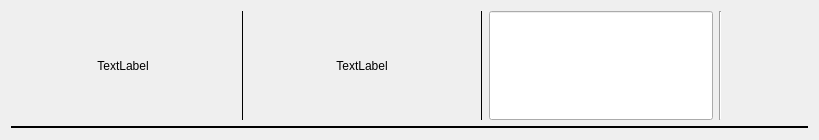
<?xml version="1.0" encoding="UTF-8"?>
<ui version="4.0">
 <class>OCR_Data_Item</class>
 <widget class="QWidget" name="OCR_Data_Item">
  <property name="geometry">
   <rect>
    <x>0</x>
    <y>0</y>
    <width>819</width>
    <height>140</height>
   </rect>
  </property>
  <property name="windowTitle">
   <string>Form</string>
  </property>
  <layout class="QVBoxLayout" name="verticalLayout">
   <item>
    <layout class="QHBoxLayout" name="horizontalLayout">
     <item>
      <widget class="QLabel" name="tag_lab">
       <property name="text">
        <string>TextLabel</string>
       </property>
       <property name="alignment">
        <set>Qt::AlignCenter</set>
       </property>
      </widget>
     </item>
     <item>
      <widget class="Line" name="line">
       <property name="frameShadow">
        <enum>QFrame::Plain</enum>
       </property>
       <property name="orientation">
        <enum>Qt::Vertical</enum>
       </property>
      </widget>
     </item>
     <item>
      <widget class="QLabel" name="crop_image_lab">
       <property name="text">
        <string>TextLabel</string>
       </property>
       <property name="alignment">
        <set>Qt::AlignCenter</set>
       </property>
      </widget>
     </item>
     <item>
      <widget class="Line" name="line_2">
       <property name="frameShadow">
        <enum>QFrame::Plain</enum>
       </property>
       <property name="orientation">
        <enum>Qt::Vertical</enum>
       </property>
      </widget>
     </item>
     <item>
      <widget class="QLineEdit" name="ocr_text_lineEdit">
       <property name="sizePolicy">
        <sizepolicy hsizetype="Preferred" vsizetype="Preferred">
         <horstretch>0</horstretch>
         <verstretch>0</verstretch>
        </sizepolicy>
       </property>
      </widget>
     </item>
     <item>
      <widget class="Line" name="line_4">
       <property name="orientation">
        <enum>Qt::Vertical</enum>
       </property>
      </widget>
     </item>
     <item>
      <widget class="QLabel" name="xlsx_cell_lab">
       <property name="sizePolicy">
        <sizepolicy hsizetype="Fixed" vsizetype="Preferred">
         <horstretch>0</horstretch>
         <verstretch>0</verstretch>
        </sizepolicy>
       </property>
       <property name="minimumSize">
        <size>
         <width>80</width>
         <height>0</height>
        </size>
       </property>
       <property name="text">
        <string/>
       </property>
       <property name="alignment">
        <set>Qt::AlignCenter</set>
       </property>
      </widget>
     </item>
    </layout>
   </item>
   <item>
    <widget class="Line" name="line_3">
     <property name="frameShadow">
      <enum>QFrame::Plain</enum>
     </property>
     <property name="lineWidth">
      <number>2</number>
     </property>
     <property name="orientation">
      <enum>Qt::Horizontal</enum>
     </property>
    </widget>
   </item>
  </layout>
 </widget>
 <resources/>
 <connections/>
</ui>
